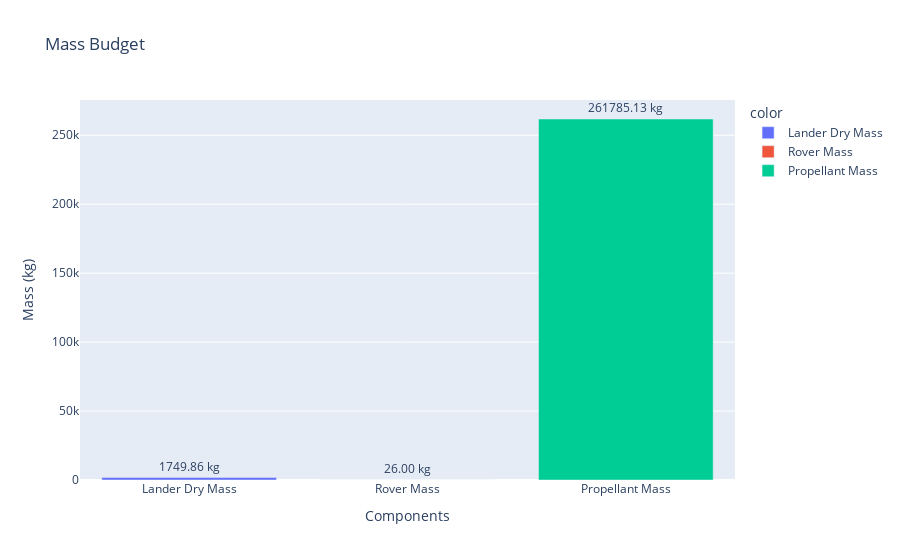

Notebook source saved alongside this figure:
### Code cell
import plotly.express as px

# Define labels and values
mass_labels = ['Lander Dry Mass', 'Rover Mass', 'Propellant Mass']
mass_values = [lander_dry_mass, rover_mass, propellant_mass_required]

# Create bar chart
mass_fig = px.bar(
    x=mass_labels,
    y=mass_values,
    color=mass_labels,
    labels={'x': 'Components', 'y': 'Mass (kg)'},
    title='Mass Budget'
)

# Add value labels
mass_fig.update_traces(texttemplate='%{y:.2f} kg', textposition='outside')

mass_fig.show()

### Figure 1 — Plotly figure (JSON) as saved in the notebook; plotly's stock layout.template omitted (floating-point values rounded to 4 significant figures)
{"data": [{"alignmentgroup": "True", "hovertemplate": "color=Lander Dry Mass<br>Components=%{x}<br>Mass (kg)=%{y}<extra></extra>", "legendgroup": "Lander Dry Mass", "marker": {"color": "#636efa", "pattern": {"shape": ""}}, "name": "Lander Dry Mass", "offsetgroup": "Lander Dry Mass", "orientation": "v", "showlegend": true, "textposition": "outside", "texttemplate": "%{y:.2f} kg", "type": "bar", "x": ["Lander Dry Mass"], "xaxis": "x", "y": [1750.0], "yaxis": "y"}, {"alignmentgroup": "True", "hovertemplate": "color=Rover Mass<br>Components=%{x}<br>Mass (kg)=%{y}<extra></extra>", "legendgroup": "Rover Mass", "marker": {"color": "#EF553B", "pattern": {"shape": ""}}, "name": "Rover Mass", "offsetgroup": "Rover Mass", "orientation": "v", "showlegend": true, "textposition": "outside", "texttemplate": "%{y:.2f} kg", "type": "bar", "x": ["Rover Mass"], "xaxis": "x", "y": [26], "yaxis": "y"}, {"alignmentgroup": "True", "hovertemplate": "color=Propellant Mass<br>Components=%{x}<br>Mass (kg)=%{y}<extra></extra>", "legendgroup": "Propellant Mass", "marker": {"color": "#00cc96", "pattern": {"shape": ""}}, "name": "Propellant Mass", "offsetgroup": "Propellant Mass", "orientation": "v", "showlegend": true, "textposition": "outside", "texttemplate": "%{y:.2f} kg", "type": "bar", "x": ["Propellant Mass"], "xaxis": "x", "y": [261800.0], "yaxis": "y"}], "layout": {"autosize": true, "barmode": "relative", "legend": {"title": {"text": "color"}, "tracegroupgap": 0}, "title": {"text": "Mass Budget"}, "xaxis": {"anchor": "y", "autorange": true, "domain": [0, 1], "range": [-0.5, 2.5], "title": {"text": "Components"}, "type": "category"}, "yaxis": {"anchor": "x", "autorange": true, "domain": [0, 1], "range": [0, 275600.0], "title": {"text": "Mass (kg)"}, "type": "linear"}}}
